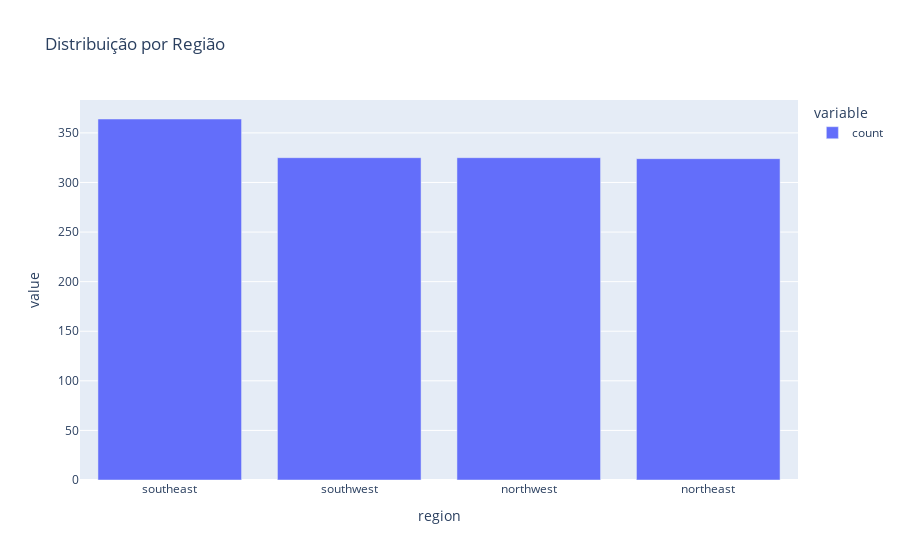

Source (notebook cell):
### Code cell
# Mostrar a distribuição de região
fig = px.bar(df_costs['region'].value_counts(), title='Distribuição por Região')
fig.show()

### Figure 1 — Plotly figure (JSON) as saved in the notebook; plotly's stock layout.template omitted (floating-point values rounded to 4 significant figures)
{"data": [{"hovertemplate": "variable=count<br>region=%{x}<br>value=%{y}<extra></extra>", "legendgroup": "count", "marker": {"color": "#636efa", "pattern": {"shape": ""}}, "name": "count", "orientation": "v", "showlegend": true, "textposition": "auto", "type": "bar", "x": ["southeast", "southwest", "northwest", "northeast"], "xaxis": "x", "y": [364, 325, 325, 324], "yaxis": "y"}], "layout": {"barmode": "relative", "legend": {"title": {"text": "variable"}, "tracegroupgap": 0}, "title": {"text": "Distribuição por Região"}, "xaxis": {"anchor": "y", "domain": [0, 1], "title": {"text": "region"}}, "yaxis": {"anchor": "x", "domain": [0, 1], "title": {"text": "value"}}}}
